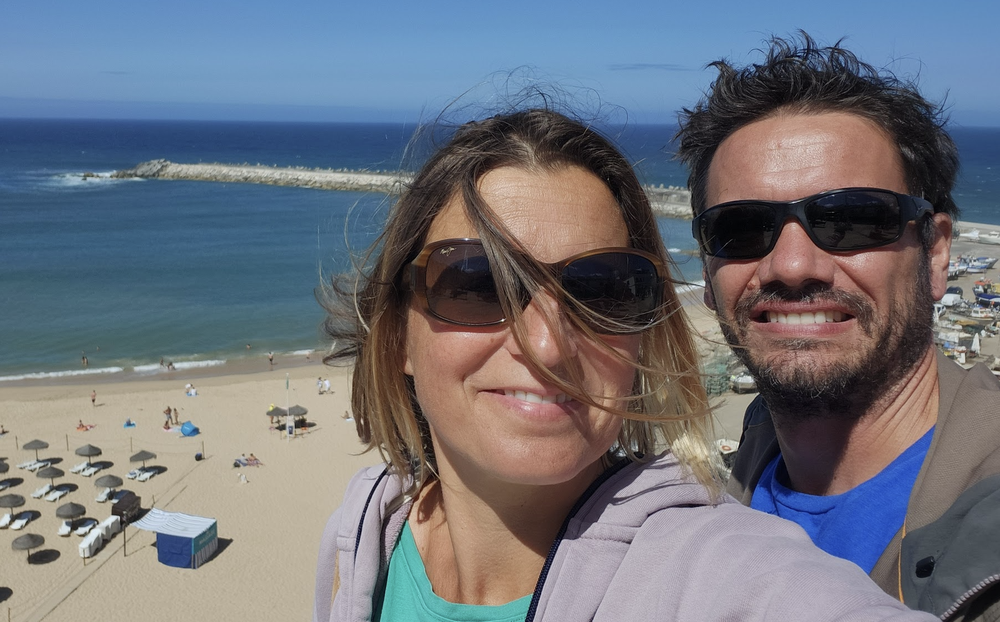
#> input picture artefacts/incoming/killian_aurelie.png, 1000 x 622 px, shrunk from 1798 x 1118 before the run
$ jupyter execute face_detection.ipynb
#> lines starting #> are read from the running program, lines starting #| are printed output that depends on the picture; after the words box and inside, x2 and y2 are one past the last pixel; in counts of white or black regions, pixels touching at a corner belong together
[cell 1]
import cv2
import numpy as np

[cell 2]
face_cascade = cv2.CascadeClassifier(cv2.data.haarcascades + 'haarcascade_frontalface_default.xml')
image = cv2.imread('../artefacts/incoming/killian_aurelie.png')
#> image is the input picture: shape (622, 1000, 3); mean B, G, R 124.1, 115.2, 111.6
gray = cv2.cvtColor(image, cv2.COLOR_BGR2GRAY)
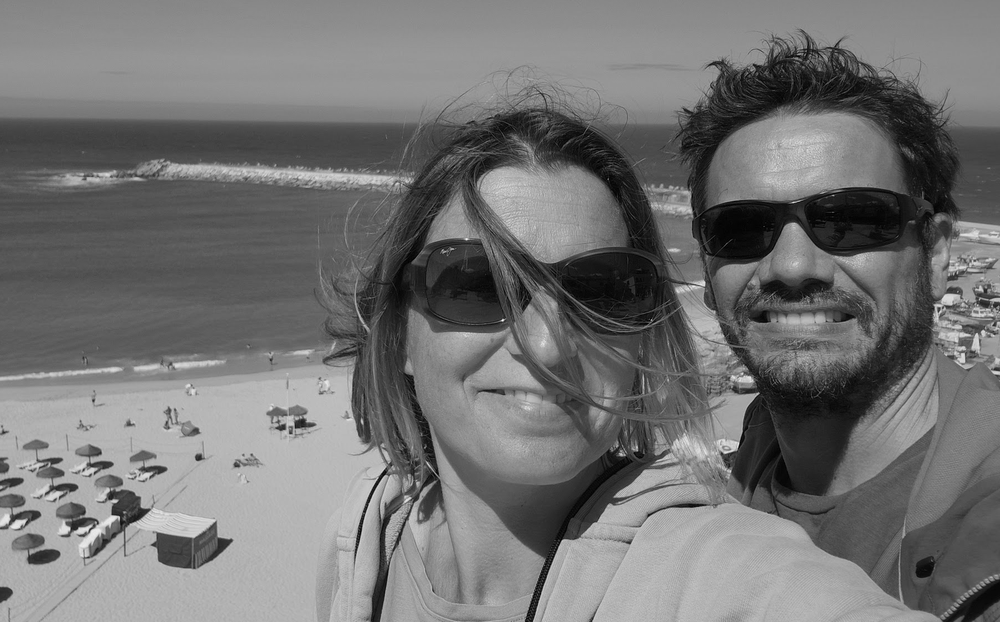
#> gray: shape (622, 1000); min 0, max 255, mean 115.1

[cell 3]
faces = face_cascade.detectMultiScale(gray, 1.1, 4)
#> faces = [[657, 119, 279, 279], [378, 171, 323, 323]]
for (x, y, w, h) in faces:
    cv2.rectangle(image, (x, y), (x + w, y + h), (255, 0, 0), 2)
#> this loop made 2 passes
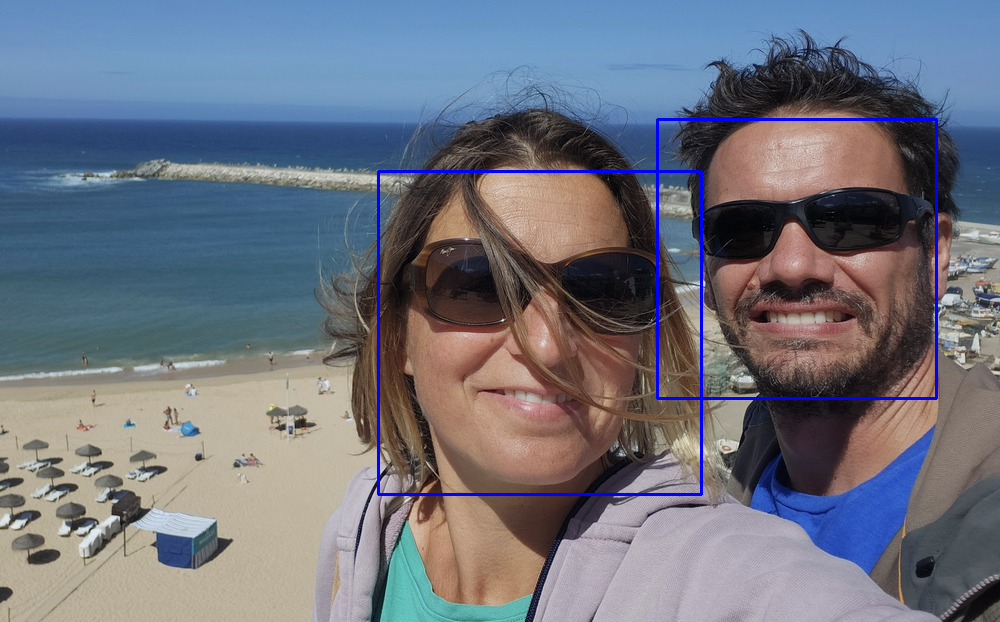
#> image: shape (622, 1000, 3); 1.16% of pixels changed, all inside (x1, y1, x2, y2) = (377, 118, 938, 496)

[cell 4]
cv2.imshow('Détection de Visages', image)
cv2.waitKey(0)
#> Out = 27

$ run again, with artefacts/incoming/killian.png copied over artefacts/incoming/killian_aurelie.png
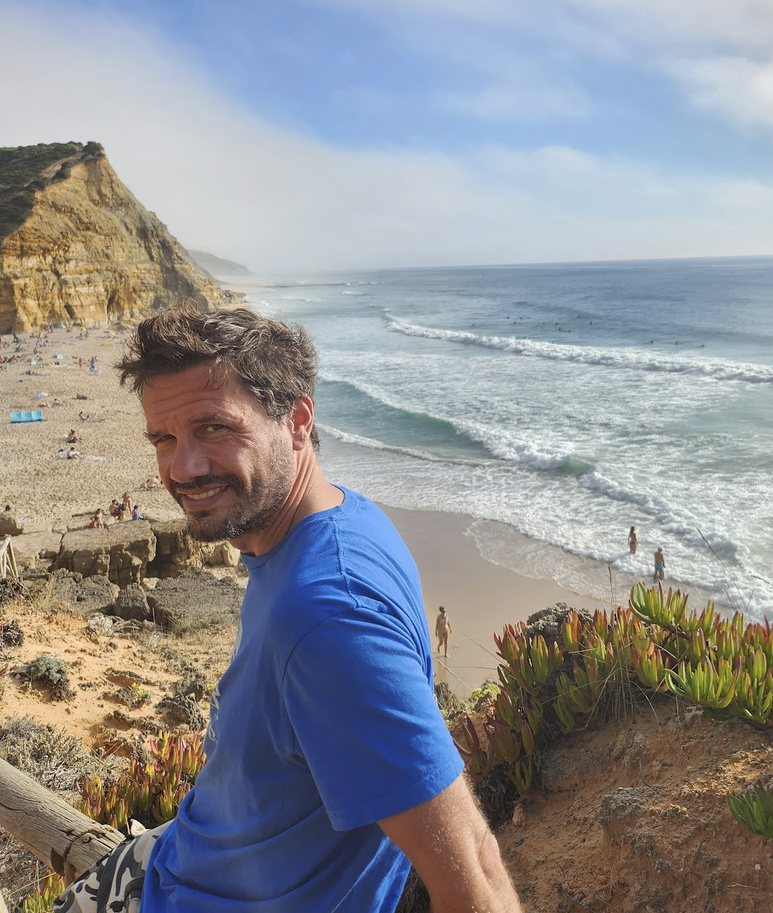
#> input picture artefacts/incoming/killian.png, 773 x 913 px, shrunk from 946 x 1118 before the run
#> image is the input picture: shape (913, 773, 3); mean B, G, R 148.2, 144.5, 143.4
#> `gray = cv2.cvtColor(image, cv2.COLOR_BGR2GRAY)`:
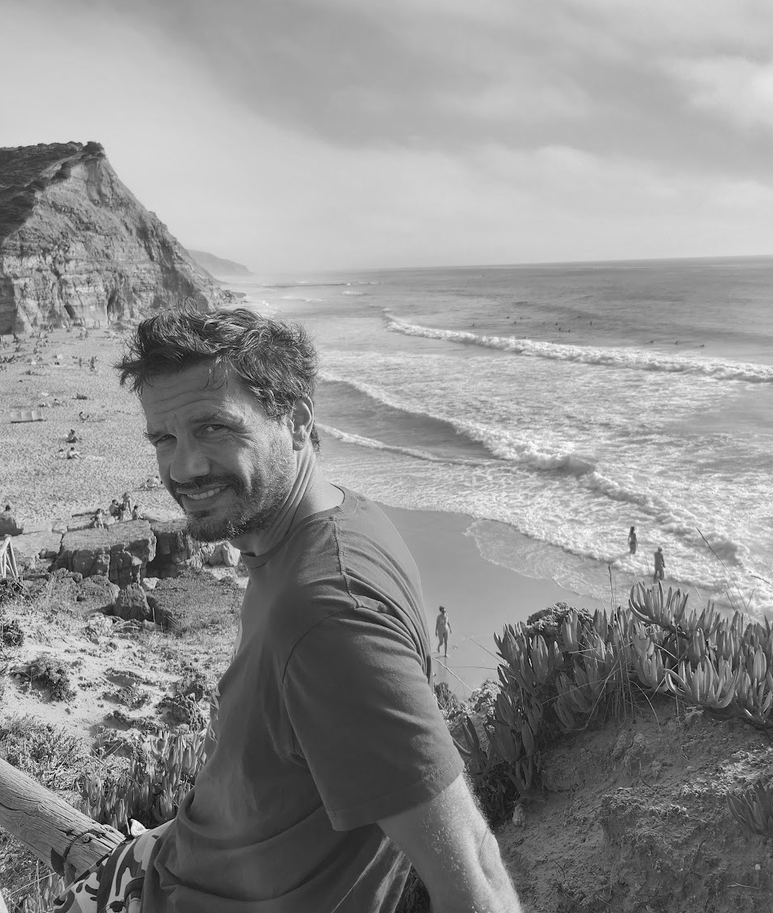
#> gray: shape (913, 773); min 0, max 255, mean 144.6
#> faces = ()
#> Out = 27

$ run again, with artefacts/incoming/kiki01.jpg saved as artefacts/incoming/killian_aurelie.png
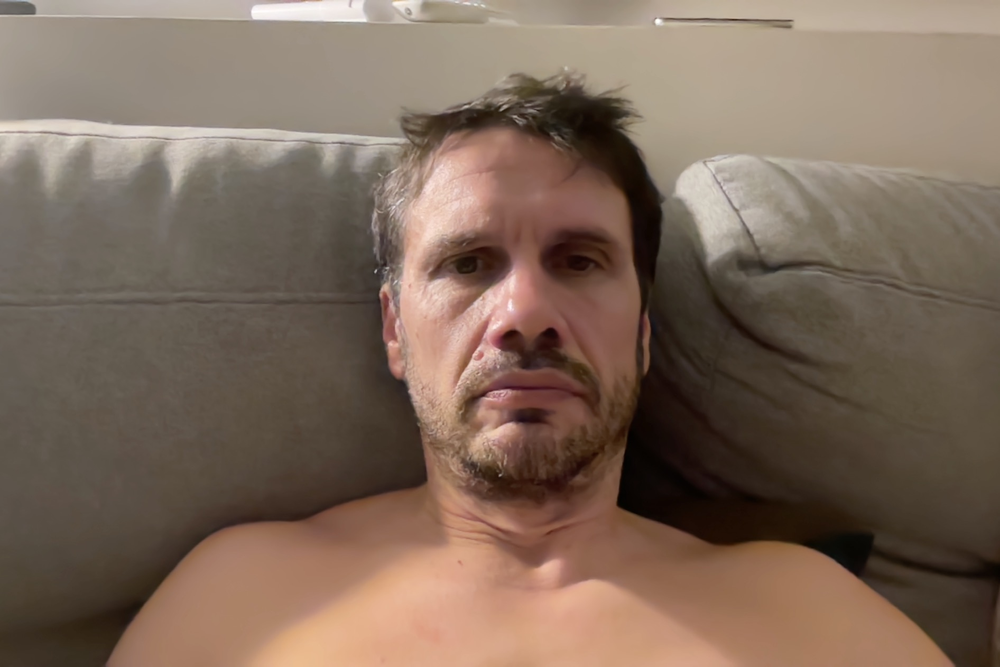
#> input picture artefacts/incoming/kiki01.jpg, 1000 x 667 px, shrunk from 1892 x 1262 before the run
#> image is the input picture: shape (667, 1000, 3); mean B, G, R 90.3, 105, 125.2
#> `gray = cv2.cvtColor(image, cv2.COLOR_BGR2GRAY)`:
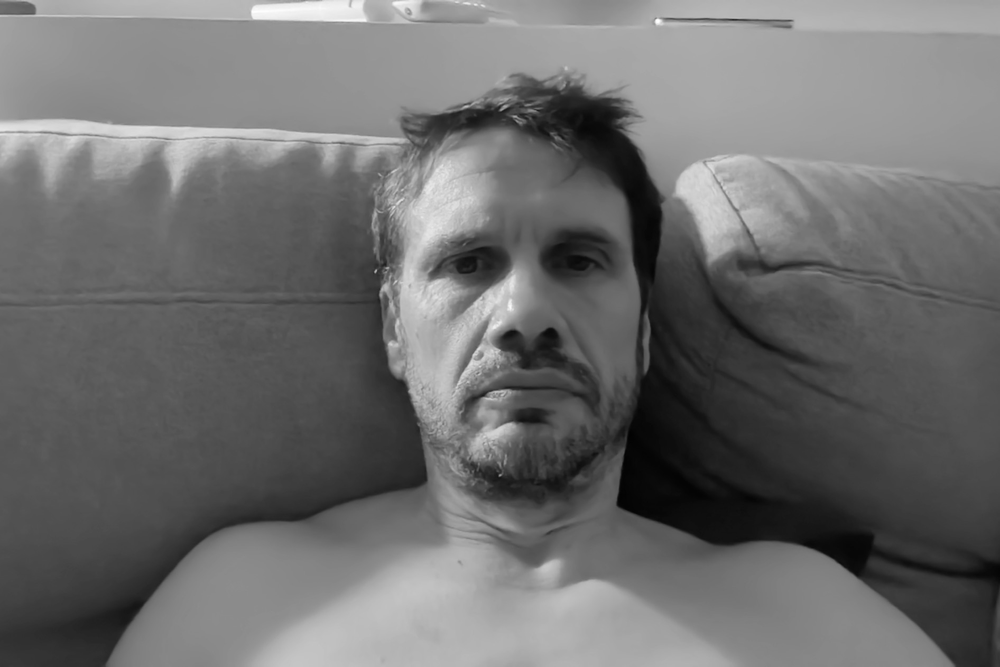
#> gray: shape (667, 1000); min 2, max 255, mean 109.4
#> faces = [[364, 140, 315, 315]]
#> the loop `for (x, y, w, h) in faces:` made 1 pass
#> after the loop `for (x, y, w, h) in faces:`:
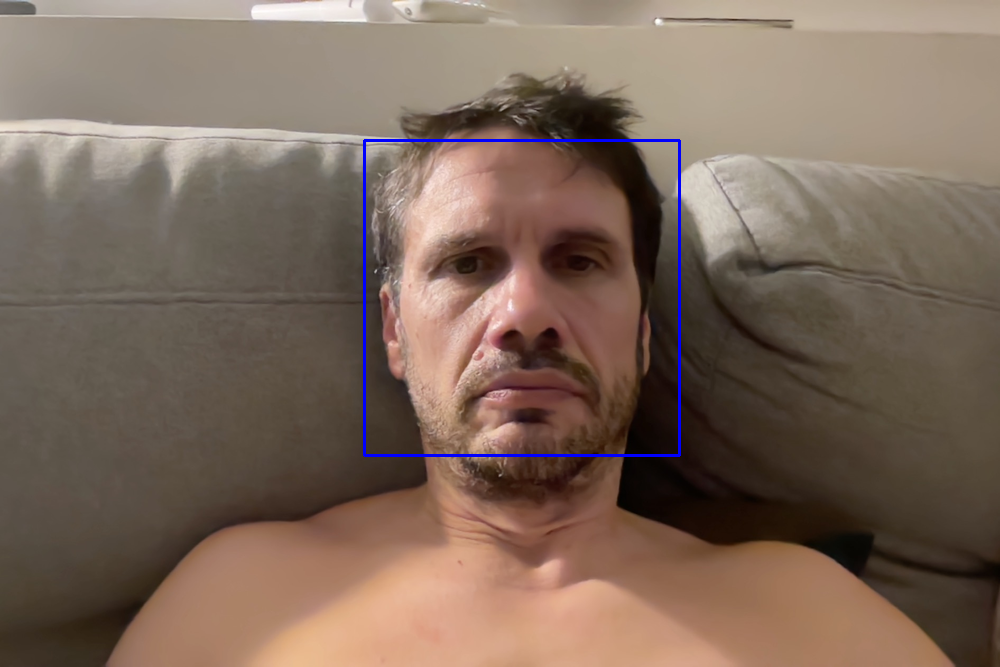
#> image: shape (667, 1000, 3); 0.57% of pixels changed, all inside (x1, y1, x2, y2) = (363, 139, 681, 457)
#> Out = 27

$ run again, with artefacts/incoming/kiki02.jpg saved as artefacts/incoming/killian_aurelie.png
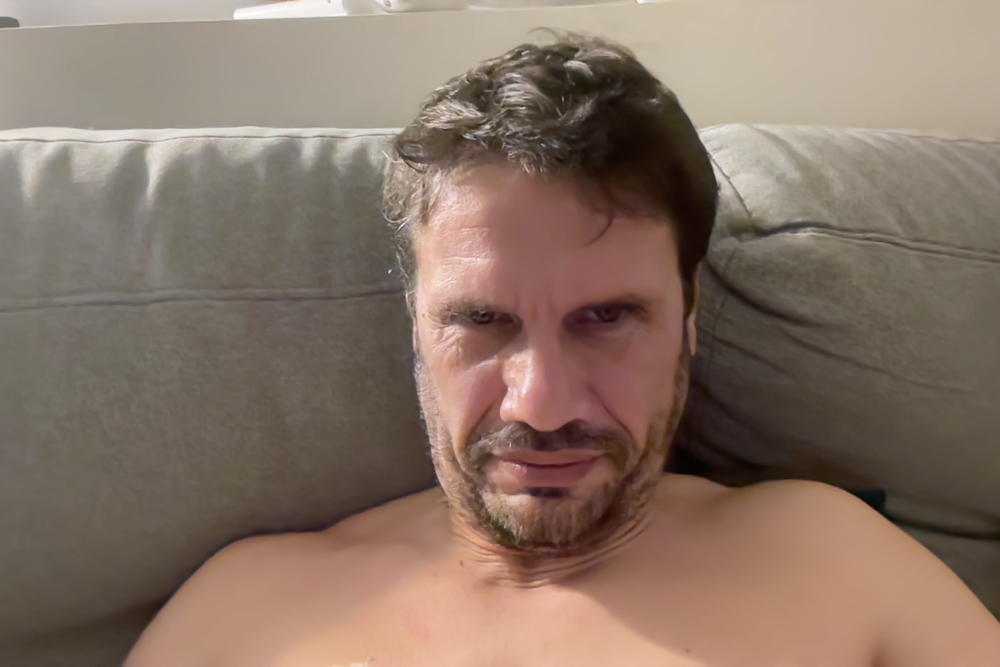
#> input picture artefacts/incoming/kiki02.jpg, 1000 x 667 px, shrunk from 1892 x 1262 before the run
#> image is the input picture: shape (667, 1000, 3); mean B, G, R 101.8, 115.4, 135.4
#> `gray = cv2.cvtColor(image, cv2.COLOR_BGR2GRAY)`:
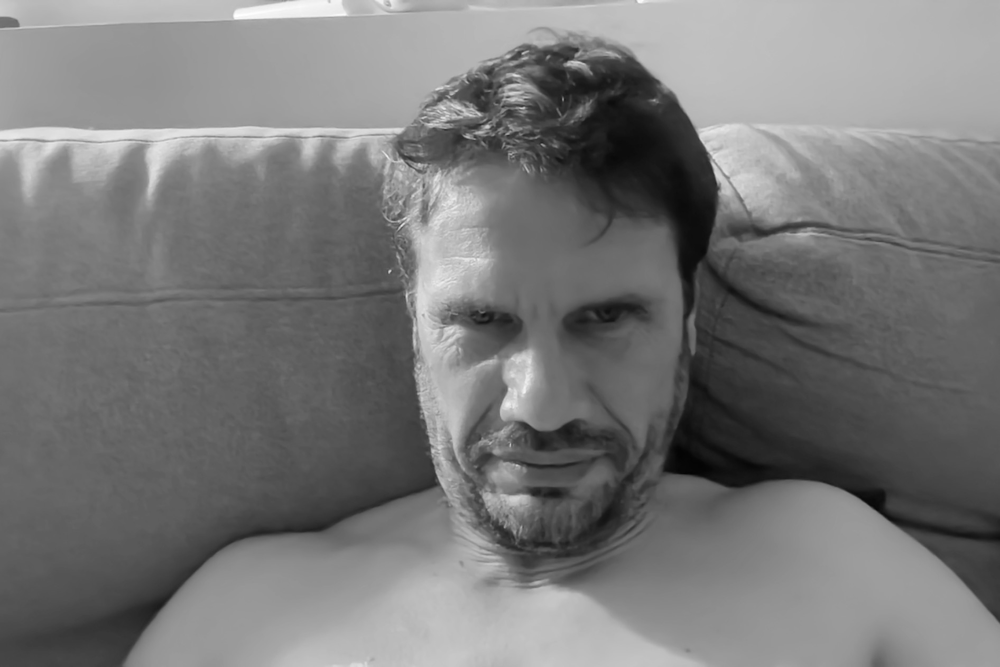
#> gray: shape (667, 1000); min 3, max 255, mean 119.8
#> faces = [[487, 85, 75, 75], [375, 195, 342, 342]]
#> the loop `for (x, y, w, h) in faces:` made 2 passes
#> after the loop `for (x, y, w, h) in faces:`:
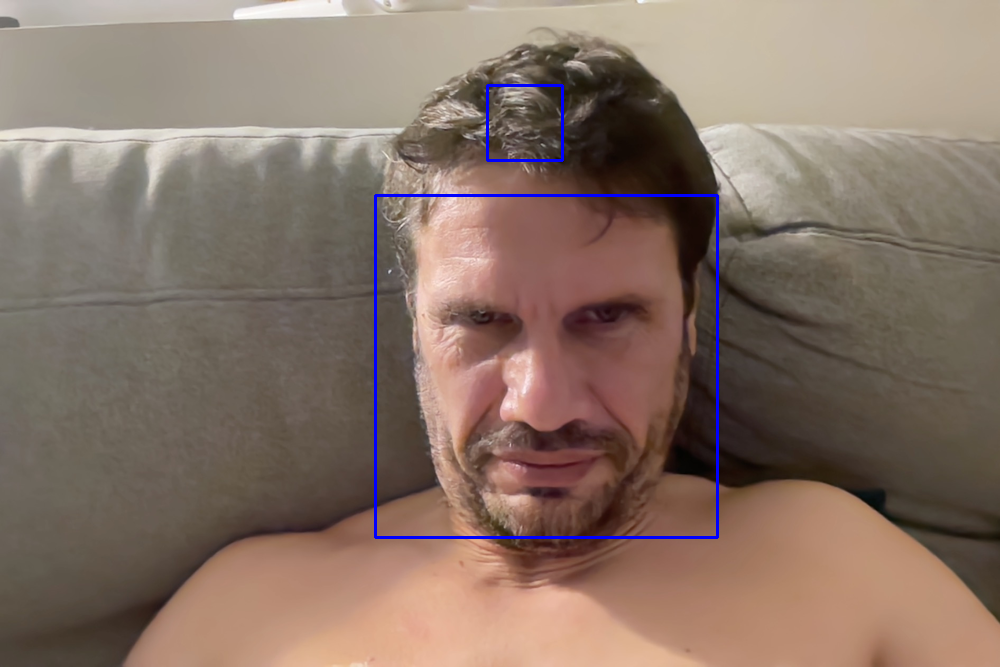
#> image: shape (667, 1000, 3); 0.75% of pixels changed, all inside (x1, y1, x2, y2) = (374, 84, 719, 539)
#> Out = 27
